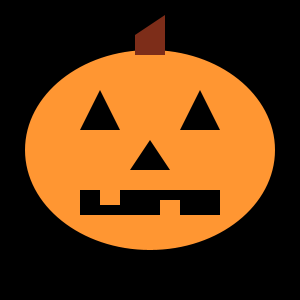
Frame 1 (no input)
Frame 60 (the mouse pressed at the canvas centre just before this capture): identical to frame 1, image omitted
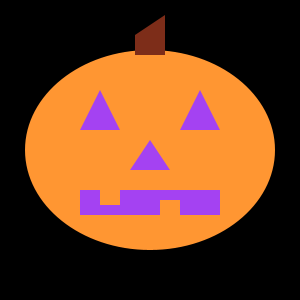
Frame 120 (the mouse held since frame 60 and released just before this capture)

The Processing sketch that drew these frames (run headless with seeded random() and noise(); from frame 60 on, the mouse is pressed at the canvas centre):

// Processing sketch: processing_169722
// ── processing_169722.pde

color col;

void setup() {  //setup function called initially, only once
  size(300, 300);
  col = color(0);
  background(col);  //set background white
  noStroke();
  
  
}

void draw() {  //draw function loops 
  background(0);
  
  fill(255,150,50); // orange
  ellipse(150,150,250,200);
  
  fill(col); // noir
  triangle(80,130,120,130,100,90); // oeil gauche
  triangle(180,130,220,130,200,90); // oeil droit
  
  triangle(130,170,170,170,150,140); // nez
  
  rect(80,190,140,25); // bouche
  
  // dents
  fill(255,150,50);
  rect(100,190,20,15);
  rect(160,200,20,15);
  
  // tige
  fill(125,45,25);
  rect(135,35,30,20);
  triangle(135,35,165,35,165,15);
  
  
}

void mousePressed(){
col = color(random(255), random(255), random(255));

}
